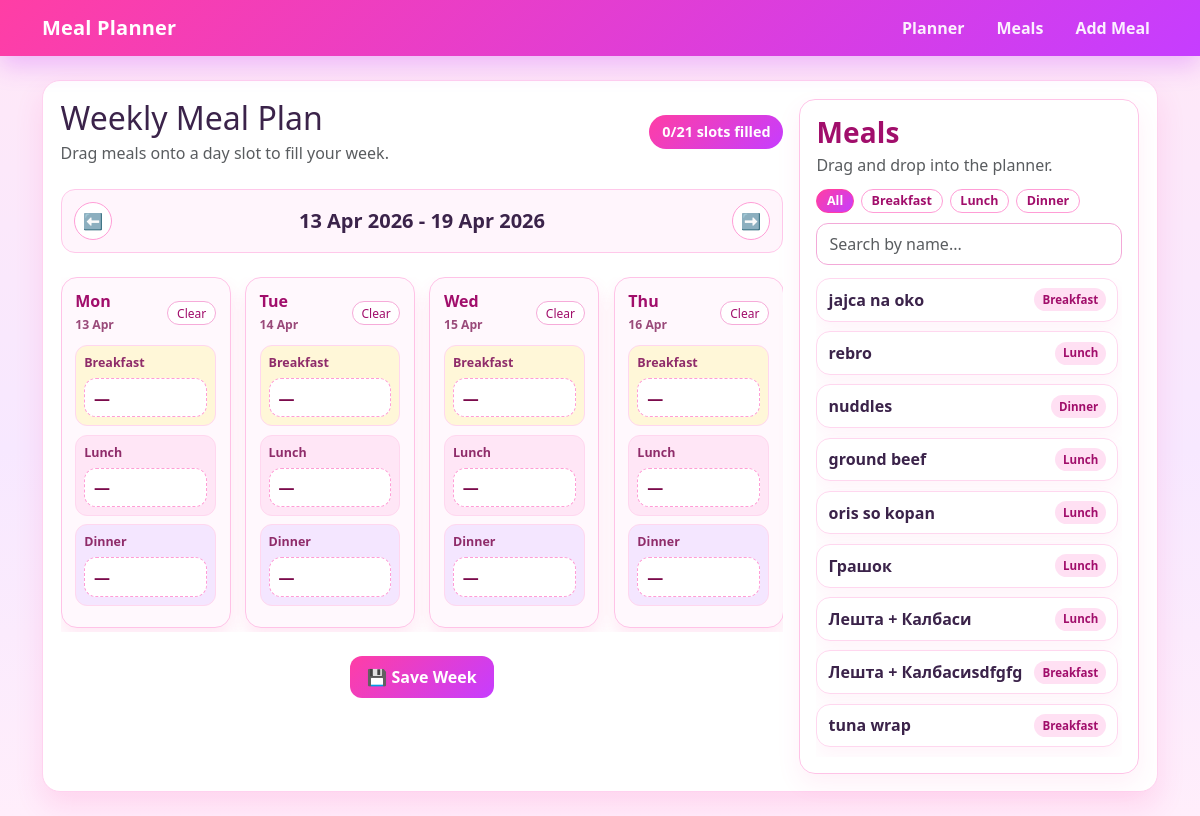
Page /planner?week=2026-04-13 on the committed database.
### models.py (models this page shows)
class WeekPlan(db.Model):
    id = db.Column(db.Integer, primary_key=True)
    start_date = db.Column(db.Date)  # Monday

class Meal(db.Model):
    id = db.Column(db.Integer, primary_key=True)
    name = db.Column(db.String(100))
    category = db.Column(db.String(20))  # breakfast/lunch/dinner

### app.py (the view, shortened to what this page needs)
@app.route('/planner', methods=['GET', 'POST'])
def planner():
    week_param = request.args.get('week')
    if week_param:
        monday = date.fromisoformat(week_param)
    else:
        monday = get_monday()
    week = WeekPlan.query.filter_by(start_date=monday).first()
    if not week:
        week = WeekPlan(start_date=monday)
        db.session.add(week)
        db.session.commit()
    meals = Meal.query.all()
    plan_meals = PlanMeal.query.filter_by(week_id=week.id).all()
    plan_dict = {(pm.day_of_week, pm.meal_type): pm.meal_id for pm in plan_meals}
    week_days = []
    for day in range(7):
        current_date = monday + timedelta(days=day)
        week_days.append({
            "index": day,
            "short_name": current_date.strftime("%a"),
            "display_date": current_date.strftime("%d %b"),
            "iso_date": current_date.isoformat()
        })
    prev_week = monday - timedelta(days=7)
    next_week = monday + timedelta(days=7)
    return render_template(
        'planner.html',
        meals=meals,
        plan=plan_dict,
        monday=monday,
        week_end=monday + timedelta(days=6),
        week_days=week_days,
        today_iso=date.today().isoformat(),
        prev_week=prev_week,
        next_week=next_week,
        timedelta=timedelta
    )

### templates/planner.html (shortened to what this page needs)
{% extends 'base.html' %}
{% block content %}
{% set meal_types = ['breakfast', 'lunch', 'dinner'] %}
<div class="cute-card planner-panel planner-layout">
    <div class="planner-main">
        <div class="planner-header mb-4">
            <div>
                <h2 class="mb-1">Weekly Meal Plan</h2>
                <p class="text-muted mb-0">Drag meals onto a day slot to fill your week.</p>
            </div>
            <div class="planner-progress">
                <span id="selected-count">0</span>/21 slots filled
            </div>
        </div>
        <div class="d-flex justify-content-between align-items-center mb-4 week-switcher">
            <a class="nav-btn" href="/planner?week={{ prev_week }}">⬅️</a>
            <h5 class="m-0 fw-semibold">{{ monday.strftime('%d %b %Y') }} - {{ week_end.strftime('%d %b %Y') }}</h5>
            <a class="nav-btn" href="/planner?week={{ next_week }}">➡️</a>
        </div>
        <form method="POST" id="planner-form">
            <div class="planner-grid">
                {% for day_info in week_days %}
                <section class="day-card {% if day_info.iso_date == today_iso %}today-card{% endif %}" data-day-index="{{ day_info.index }}">
                    <div class="day-card-head">
                        <div>
                            <h6 class="mb-0">{{ day_info.short_name }}</h6>
                            <small class="day-date">{{ day_info.display_date }}</small>
                        </div>
                        <button type="button" class="btn btn-sm day-clear-btn">Clear</button>
                    </div>
                    <div class="meal-slot breakfast-slot drop-slot"
                         data-meal-type="breakfast"
                         data-day-index="{{ day_info.index }}">
                        <label>Breakfast</label>
                        <div class="slot-display" aria-live="polite">—</div>
                    </div>
                    <div class="meal-slot lunch-slot drop-slot"
                         data-meal-type="lunch"
                         data-day-index="{{ day_info.index }}">
                        <label>Lunch</label>
                        <div class="slot-display" aria-live="polite">—</div>
                    </div>
                    <div class="meal-slot dinner-slot drop-slot"
                         data-meal-type="dinner"
                         data-day-index="{{ day_info.index }}">
                        <label>Dinner</label>
                        <div class="slot-display" aria-live="polite">—</div>
                    </div>
                </section>
                {% endfor %}
            </div>
            <div class="planner-actions mt-4">
                <button class="btn-cute" type="submit">💾 Save Week</button>
            </div>
        </form>
    </div>
    <aside class="meal-library" aria-label="Meal library">
        <div class="meal-library-head">
            <h3 class="mb-1">Meals</h3>
            <p class="text-muted mb-0">Drag and drop into the planner.</p>
        </div>
        <div class="meal-library-controls">
            <div class="library-category-tabs" role="tablist" aria-label="Filter by category">
                <button type="button" class="lib-tab active" data-category="all">All</button>
                <button type="button" class="lib-tab" data-category="breakfast">Breakfast</button>
                <button type="button" class="lib-tab" data-category="lunch">Lunch</button>
                <button type="button" class="lib-tab" data-category="dinner">Dinner</button>
            </div>
            <input
                type="text"
                id="library-search"
                class="form-control library-search"
                placeholder="Search by name..."
            >
        </div>
        <div class="meal-library-list" id="meal-library-list">
            {% for meal in meals %}
            <div class="meal-draggable"
                 draggable="true"
                 data-meal-id="{{ meal.id }}"
                 data-category="{{ meal.category }}">
                <span class="meal-draggable-title">{{ meal.name }}</span>
                <span class="meal-draggable-cat">{{ meal.category|capitalize }}</span>
            </div>
            {% endfor %}
        </div>
    </aside>
</div>
{% endblock %}

### static/style.css (style rules this page uses)
body { background: linear-gradient(180deg, #ffe8f7 0%, #f7e8ff 55%, #ffeefb 100%); color: #3b234a; min-height: 100vh; }
.cute-card { background: #ffffff; border-radius: 18px; padding: 1.35rem; border: 1px solid #ffd2ef; box-shadow: 0 14px 28px rgba(255, 62, 165, 0.14); }
.week-switcher { border: 1px solid #ffc8ea; border-radius: 14px; padding: 0.75rem; background-color: #fff5fc; }
select, .form-control, .form-select { border-radius: 10px !important; border: 1px solid #f3a9d8 !important; }
.btn-cute { background: linear-gradient(135deg, #ff3ea5 0%, #c63dff 100%); color: #fff; border-radius: 12px; padding: 0.55rem 1.1rem; border: none; font-weight: 600; }
.nav-btn { width: 38px; height: 38px; display: inline-flex; align-items: center; justify-content: center; text-decoration: none; border-radius: 50%; border: 1px solid #ff9dd6; background-color: #ffffff; color: #a10e6b; }
.planner-panel { padding: 1.1rem; }
.planner-header { display: flex; align-items: center; justify-content: space-between; gap: 0.9rem; flex-wrap: wrap; }
.planner-progress { background: linear-gradient(135deg, #ff3ea5 0%, #c63dff 100%); color: #fff; padding: 0.4rem 0.8rem; border-radius: 999px; font-weight: 600; font-size: 0.9rem; }
.planner-grid { display: grid; grid-template-columns: repeat(7, minmax(170px, 1fr)); gap: 0.9rem; overflow-x: auto; padding-bottom: 0.25rem; scroll-snap-type: x mandatory; }
.day-card { background: #fff8fd; border: 1px solid #ffc3e7; border-radius: 16px; padding: 0.85rem; box-shadow: 0 10px 18px rgba(255, 62, 165, 0.12); min-width: 170px; scroll-snap-align: start; }
.day-card-head { display: flex; justify-content: space-between; align-items: center; margin-bottom: 0.65rem; }
.day-card h6 { color: #a10e6b; font-weight: 700; }
.day-date { color: #9a4a7a; font-weight: 600; font-size: 0.76rem; }
.day-clear-btn { border-radius: 999px; border: 1px solid #f6abd9; color: #a10e6b; background-color: #fff; font-size: 0.75rem; line-height: 1.1; padding: 0.28rem 0.55rem; }
.meal-slot { border: 1px solid #ffd7ef; border-radius: 12px; padding: 0.5rem; margin-bottom: 0.52rem; background-color: #fff; transition: 0.18s ease; }
.meal-slot label { display: block; font-size: 0.78rem; font-weight: 600; color: #8f2c6a; margin-bottom: 0.32rem; }
.breakfast-slot { background-color: #fff7d8; }
.lunch-slot { background-color: #ffe6f6; }
.dinner-slot { background-color: #f4e6ff; }
.drop-slot { cursor: pointer; }
.slot-display { margin-top: 0.32rem; padding: 0.42rem 0.55rem; border-radius: 12px; background: #fff; border: 1px dashed #ff9dd6; font-weight: 800; color: #7b0a4b; min-height: 34px; display: flex; align-items: center; }
.planner-layout { display: flex; gap: 1rem; align-items: flex-start; }
.planner-main { flex: 1 1 auto; min-width: 0; }
.meal-library { width: 340px; flex: 0 0 340px; border-radius: 16px; border: 1px solid #ffc3e7; background: rgba(255, 255, 255, 0.78); box-shadow: 0 10px 24px rgba(255, 62, 165, 0.08); padding: 1rem; position: sticky; top: 1rem; }
.meal-library-head h3 { font-weight: 900; letter-spacing: 0.2px; color: #a10e6b; }
.meal-library-controls { margin-top: 0.75rem; margin-bottom: 0.85rem; }
.library-category-tabs { display: flex; gap: 0.45rem; flex-wrap: wrap; margin-bottom: 0.6rem; }
.lib-tab { border-radius: 999px; border: 1px solid #ff9dd6; background-color: #ffffff; color: #a10e6b; font-size: 0.78rem; font-weight: 900; padding: 0.25rem 0.6rem; line-height: 1.1; transition: 0.16s ease; }
.lib-tab.active { border-color: #ff3ea5; background: linear-gradient(135deg, #ff3ea5 0%, #c63dff 100%); color: #fff; }
.library-search { border-radius: 12px !important; border: 1px solid #f3a9d8 !important; min-height: 42px; }
.meal-library-list { max-height: 66vh; overflow: auto; padding-right: 0.25rem; }
.meal-draggable { display: flex; align-items: center; justify-content: space-between; gap: 0.6rem; border: 1px solid #ffd7ef; background: #ffffff; border-radius: 14px; padding: 0.55rem 0.7rem; box-shadow: 0 8px 18px rgba(255, 62, 165, 0.06); margin-bottom: 0.6rem; user-select: none; cursor: grab; transition: 0.16s ease; }
.meal-draggable-title { font-weight: 900; color: #3b234a; }
.meal-draggable-cat { font-size: 0.72rem; font-weight: 900; color: #a10e6b; background-color: #ffe0f3; border-radius: 999px; padding: 0.18rem 0.5rem; white-space: nowrap; }
.planner-actions { display: flex; justify-content: center; }

### rows in the picture
WeekPlan: strftime "13 Apr 2026"
Meal: name "jajca na oko", category "Breakfast"
Meal: name "rebro", category "Lunch"
Meal: name "nuddles", category "Dinner"
Meal: name "ground beef", category "Lunch"
Meal: name "oris so kopan", category "Lunch"
Meal: name "Грашок", category "Lunch"
Meal: name "Лешта + Калбаси", category "Lunch"
Meal: name "Лешта + Калбасиsdfgfg", category "Breakfast"
Meal: name "tuna wrap", category "Breakfast"

### other values in the picture
{{ week_end.strftime('%d %b %Y') }} "19 Apr 2026"
{{ day_info.short_name }} "Mon" "Tue" "Wed" "Thu"
{{ day_info.display_date }} "13 Apr" "14 Apr" "15 Apr" "16 Apr"
